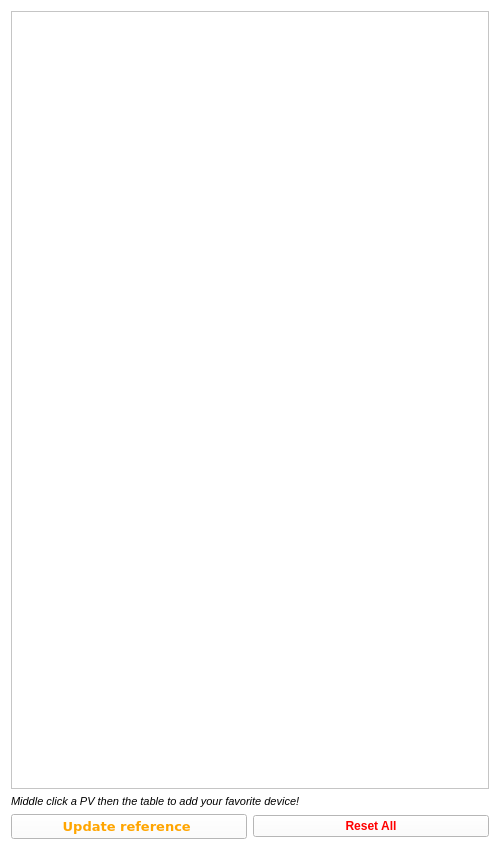
<?xml version="1.0" encoding="UTF-8"?>
<ui version="4.0">
 <class>Form</class>
 <widget class="QWidget" name="Form">
  <property name="geometry">
   <rect>
    <x>0</x>
    <y>0</y>
    <width>500</width>
    <height>850</height>
   </rect>
  </property>
  <property name="minimumSize">
   <size>
    <width>400</width>
    <height>0</height>
   </size>
  </property>
  <property name="contextMenuPolicy">
   <enum>Qt::CustomContextMenu</enum>
  </property>
  <property name="windowTitle">
   <string>Reset Panel</string>
  </property>
  <property name="styleSheet">
   <string notr="true">background-color: white</string>
  </property>
  <layout class="QGridLayout" name="gridLayout">
   <item row="0" column="0">
    <widget class="QTableWidget" name="tableWidget">
     <property name="contextMenuPolicy">
      <enum>Qt::CustomContextMenu</enum>
     </property>
    </widget>
   </item>
   <item row="3" column="0">
    <layout class="QHBoxLayout" name="horizontalLayout">
     <item>
      <widget class="QPushButton" name="updateReference">
       <property name="font">
        <font>
         <family>DejaVu Sans</family>
         <pointsize>10</pointsize>
         <weight>75</weight>
         <italic>false</italic>
         <bold>true</bold>
        </font>
       </property>
       <property name="styleSheet">
        <string notr="true">color: orange</string>
       </property>
       <property name="text">
        <string>Update reference </string>
       </property>
      </widget>
     </item>
     <item>
      <widget class="QPushButton" name="resetAll">
       <property name="font">
        <font>
         <weight>75</weight>
         <italic>false</italic>
         <bold>true</bold>
        </font>
       </property>
       <property name="styleSheet">
        <string notr="true">color: red</string>
       </property>
       <property name="text">
        <string>Reset All</string>
       </property>
      </widget>
     </item>
    </layout>
   </item>
   <item row="1" column="0">
    <widget class="QLabel" name="label">
     <property name="font">
      <font>
       <pointsize>8</pointsize>
       <italic>true</italic>
      </font>
     </property>
     <property name="text">
      <string>Middle click a PV then the table to add your favorite device!</string>
     </property>
    </widget>
   </item>
   <item row="2" column="0">
    <layout class="QHBoxLayout" name="layout_quick_add"/>
   </item>
  </layout>
 </widget>
 <resources/>
 <connections/>
</ui>
